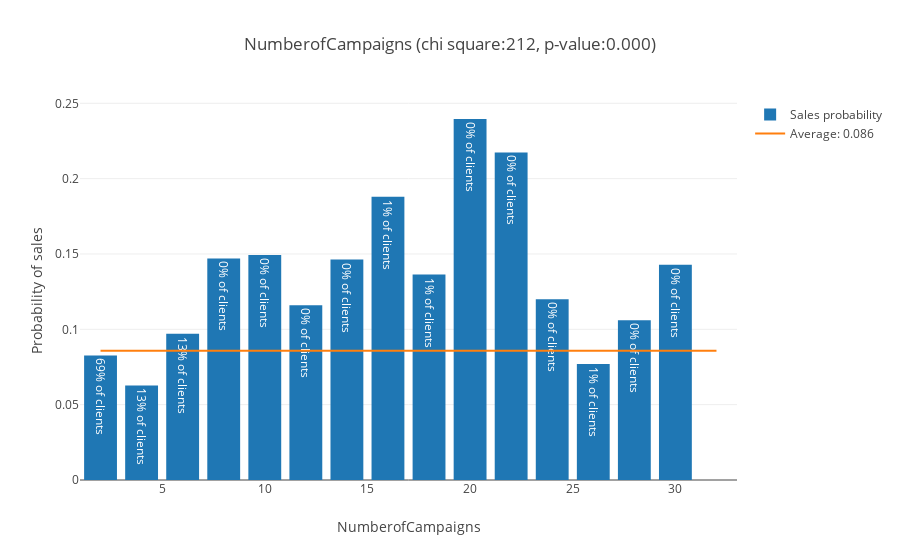

Notebook source saved alongside this figure:
### Markdown cell above
### Number of Campaigns ###

Number of times the client has been called

### Code cell
chi, pval, fig = analyze_feature('NumberofCampaigns', db1, categorical=False)
scores['NumberofCampaigns'] = (chi, pval)
iplot(fig)

### Figure 1 — Plotly figure (JSON) as saved in the notebook; plotly's stock layout.template omitted (floating-point values rounded to 4 significant figures)
{"data": [{"error_y": {"array": [0.002351, 0.004831, 0.005728, 0.04295, 0.04353, 0.03854, 0.03903, 0.03388, 0.02587, 0.04356, 0.043, 0.0325, 0.02613, 0.0379, 0.05915, 0], "type": "data", "visible": false}, "name": "Sales probability", "text": ["69% of clients", "13% of clients", "13% of clients", "0% of clients", "0% of clients", "0% of clients", "0% of clients", "1% of clients", "1% of clients", "0% of clients", "0% of clients", "0% of clients", "1% of clients", "0% of clients", "0% of clients", "0% of clients"], "type": "bar", "x": [2, 4, 6, 8, 10, 12, 14, 16, 18, 20, 22, 24, 26, 28, 30, 32], "y": [0.08268, 0.06272, 0.097, 0.1471, 0.1493, 0.1159, 0.1463, 0.188, 0.1364, 0.2396, 0.2174, 0.12, 0.07692, 0.1061, 0.1429, 0]}, {"mode": "lines", "name": "Average: 0.086", "type": "scatter", "x": [2, 32], "y": [0.08575, 0.08575]}], "layout": {"barmode": "group", "title": "NumberofCampaigns (chi square:212, p-value:0.000)", "xaxis": {"title": "NumberofCampaigns"}, "yaxis": {"title": "Probability of sales"}}}
